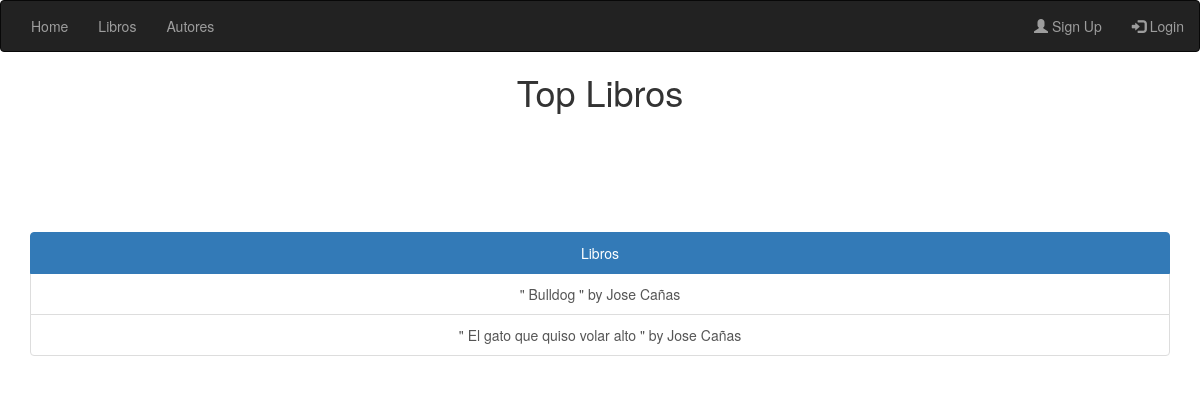
The app's page /all_books/, older data.
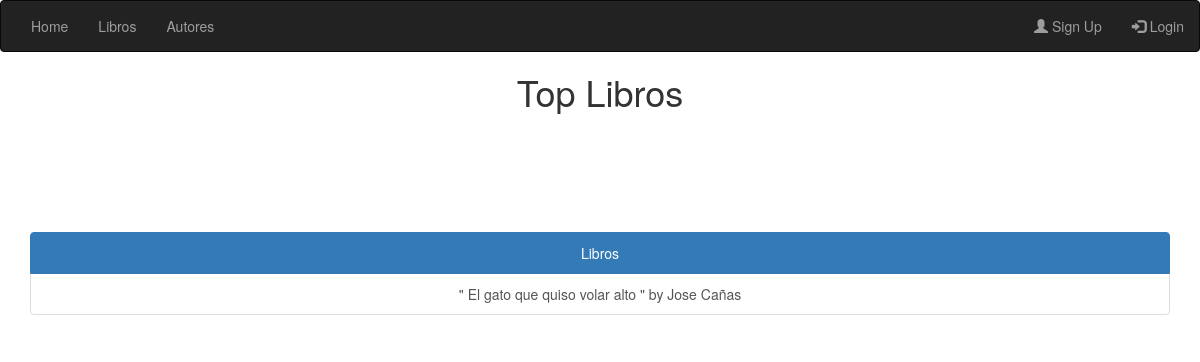
The same page, newer data.
### catalog/models.py (models this page shows, shortened)
class Book (models.Model):
    title = models.CharField(max_length=128, help_text="Escribe el titulo del libro que desea guardar e.j: THE 100")
    author = models.ForeignKey(Author, on_delete=models.SET_DEFAULT, default=1)
    summary = models.TextField(max_length=500, help_text="Escribe un breve resumen del libro")
    isb = models.CharField('ISBN', max_length=13, help_text="Escribe un ISBN valido (13 caracteres)")
    genre = models.ManyToManyField(Genre, help_text="Selecciona un genero literario")
    language = models.ManyToManyField(Language, help_text="Selecciona los idiomas que esta escrito el libro")
    date_published = models.DateField(null=True)
    user = models.ForeignKey(User, default=1, on_delete=models.CASCADE)

class Author(models.Model):
    first_name = models.CharField(max_length=32)
    second_name = models.CharField(max_length=32)
    native_language = models.OneToOneField(Language, on_delete=models.SET_NULL, null=True,
                                           help_text="Selecciona el lenguage nativo de escritura del autor")
    def __str__(self):
        return '%s  %s' % (self.first_name, self.second_name)

### catalog/views.py (the view)
# urls.py: path('all_books/', views.libros, name='all_books'),
def libros(request):
    book = Book.objects.all().order_by('title')
    return render(request, 'nav/Libros.html', context={'book': book})

### templates/nav/Libros.html (shortened to what this page needs)
{% extends 'generic.html' %}
{% block content %}
     <h1 align="center" style="margin-bottom: 10%">Top Libros</h1>
            <div class="container" >
                <div class="list-group" align="center">
                 <a href="#" class="list-group-item active">Libros</a>
                    {% for i in book %}
                        <a href="{% url 'book_detail' i.pk %}" class="list-group-item">" {{ i.title }} " by {{ i.author }}</a>
                    {% endfor %}
                </div>
            </div>
{% endblock %}

Row changes from the older to the newer data that the page shows:
removed Book: title "Bulldog", author "Jose Cañas"
